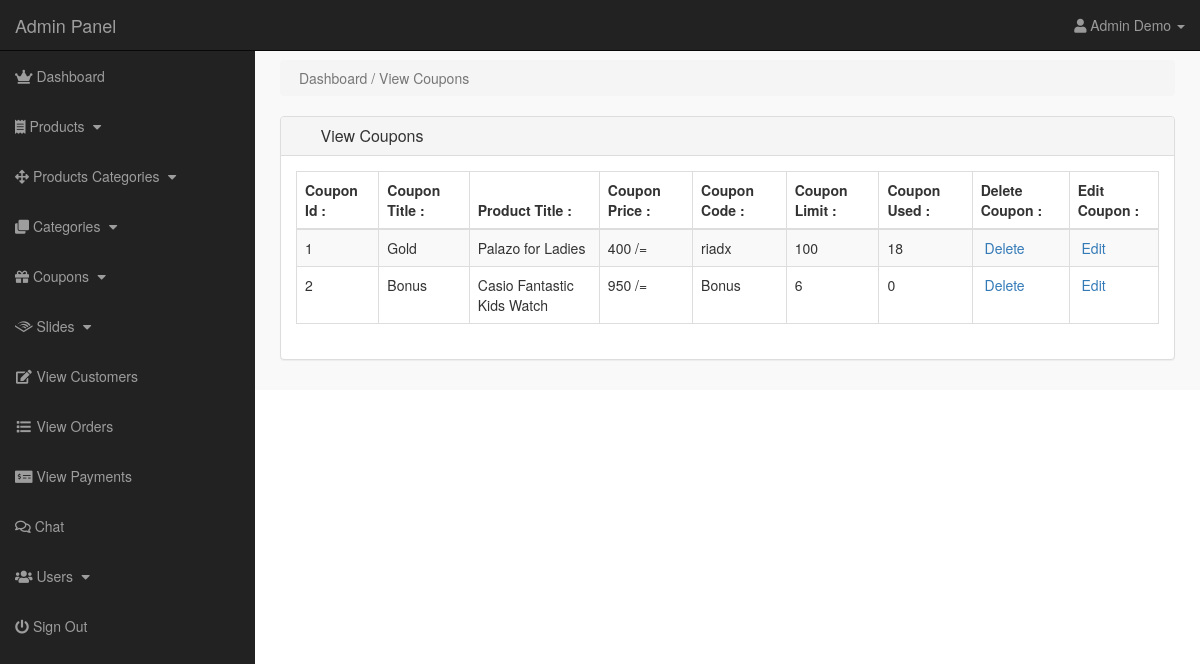
The app's page /admin/index.php?view_coupons (signed in), older data.
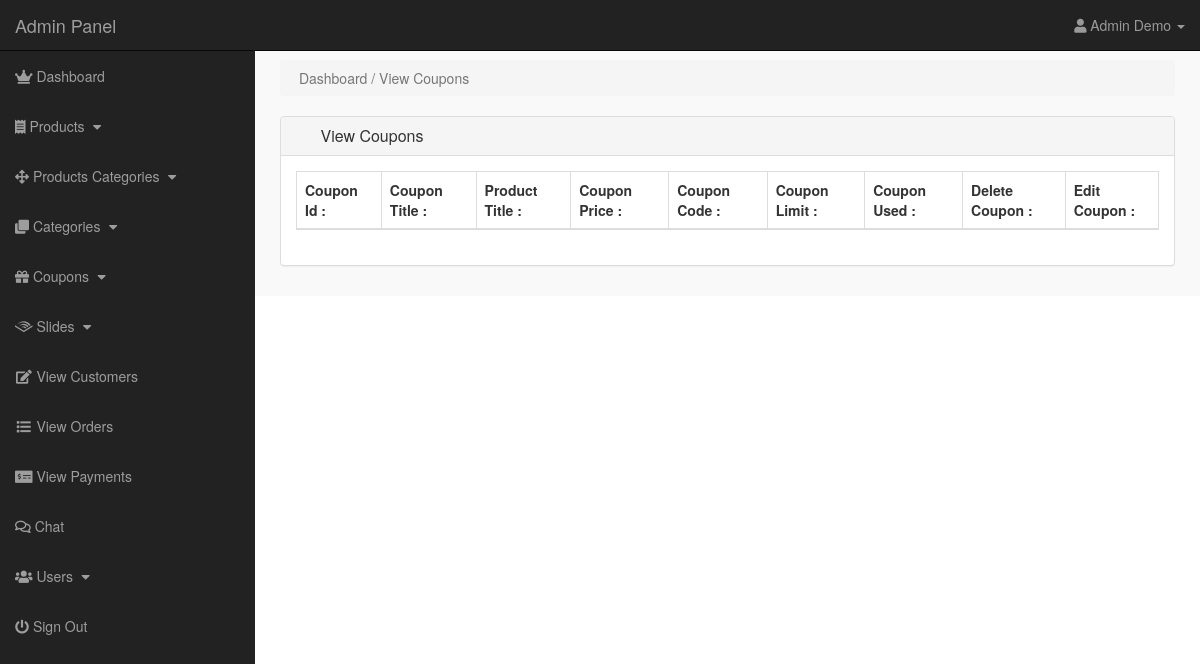
The same page, newer data.
### tables this page shows
CREATE TABLE `coupons` (
  `coupon_id` int(10) NOT NULL,
  `product_id` int(10) NOT NULL,
  `coupon_title` varchar(255) NOT NULL,
  `coupon_price` varchar(255) NOT NULL,
  `coupon_code` varchar(255) NOT NULL,
  `coupon_limit` int(100) NOT NULL,
  `coupon_used` int(100) NOT NULL
);

CREATE TABLE `products` (
  `product_id` int(11) NOT NULL,
  `p_cat_id` int(11) NOT NULL,
  `cat_id` int(11) NOT NULL,
  `date` timestamp NOT NULL DEFAULT CURRENT_TIMESTAMP ON UPDATE CURRENT_TIMESTAMP,
  `product_title` text NOT NULL,
  `product_img1` text NOT NULL,
  `product_img2` text NOT NULL,
  `product_img3` text NOT NULL,
  `product_price` int(11) NOT NULL,
  `product_desc` text NOT NULL,
  `product_keywords` text NOT NULL
);

### admin/view_coupons.php (the view)
<?php
if(!isset($_SESSION['admin_email'])){
echo "<script>window.open('login.php','_self')</script>";
}
else {
?>
    <div class="row">
        <div class="col-lg-12">
            <ol class="breadcrumb">
                <li class="active">
                    <i class="fa fa-dashboard"></i> Dashboard / View Coupons
                </li>
            </ol>
        </div>
    </div>
    <div class="row">
        <div class="col-lg-12">
            <div class="panel panel-default">
                <div class="panel-heading">
                    <h3 class="panel-title">
                        <i class="fa fa-money fa-fw"></i> View Coupons
                    </h3>
                </div>
                <div class="panel-body">
                    <div class="table-responsive">
                        <table class="table table-bordered table-hover table-striped">
                            <thead>
                                <tr>
                                    <th>Coupon Id : </th>
                                    <th>Coupon Title : </th>
                                    <th>Product Title : </th>
                                    <th>Coupon Price : </th>
                                    <th>Coupon Code : </th>
                                    <th>Coupon Limit : </th>
                                    <th>Coupon Used : </th>
                                    <th>Delete Coupon : </th>
                                    <th>Edit Coupon : </th>
                                </tr>
                            </thead>
                            <tbody>
                                <?php
$i = 0;
$get_coupons = "select * from coupons";
$run_coupons = mysqli_query($con,$get_coupons);
while($row_coupons = mysqli_fetch_array($run_coupons)){
$coupon_id = $row_coupons['coupon_id'];
$product_id = $row_coupons['product_id'];
$coupon_title = $row_coupons['coupon_title'];
$coupon_price = $row_coupons['coupon_price'];
$coupon_code = $row_coupons['coupon_code'];
$coupon_limit = $row_coupons['coupon_limit'];
$coupon_used = $row_coupons['coupon_used'];
$get_products = "select * from products where product_id='$product_id'";
$run_products = mysqli_query($con,$get_products);
$row_products = mysqli_fetch_array($run_products);
$product_title = $row_products['product_title'];
$i++;
?>
                                    <tr>
                                        <td>
                                            <?php echo $i; ?>
                                        </td>
                                        <td>
                                            <?php echo $coupon_title; ?>
                                        </td>
                                        <td>
                                            <?php echo $product_title; ?>
                                        </td>
                                        <td>
                                            <?php echo "$coupon_price /="; ?>
                                        </td>
                                        <td>
                                            <?php echo $coupon_code; ?>
                                        </td>
                                        <td>
                                            <?php echo $coupon_limit; ?>
                                        </td>
                                        <td>
                                            <?php echo $coupon_used; ?>
                                        </td>
                                        <td>
                                            <a href="index.php?delete_coupon=<?php echo $coupon_id; ?>">
<i class="fa fa-trash-o"></i> Delete
</a>
                                        </td>
                                        <td>
                                            <a href="index.php?edit_coupon=<?php echo $coupon_id; ?>">
<i class="fa fa-pencil"></i> Edit
</a>
                                        </td>
                                    </tr>
                                    <?php } ?>
                            </tbody>
                        </table>
                    </div>
                </div>
            </div>
        </div>
    </div>
    <?php } ?>

Row changes from the older to the newer data that the page shows:
removed coupons: coupon_title "Gold", product.product_title "Palazo for Ladies", coupon_price "400", coupon_code "riadx", coupon_limit "100", coupon_used "18"
removed coupons: coupon_title "Bonus", product.product_title "Casio Fantastic Kids Watch", coupon_price "950", coupon_code "Bonus", coupon_limit "6", coupon_used "0"
